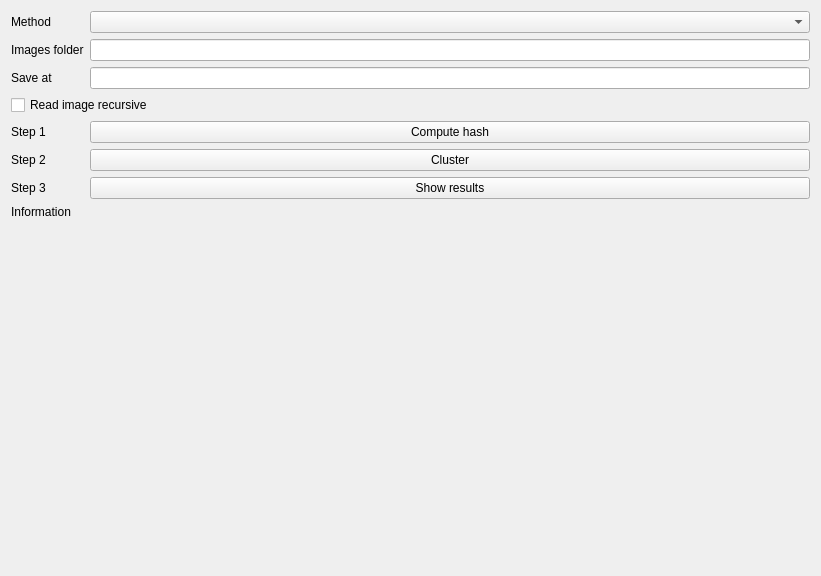
<?xml version="1.0" encoding="UTF-8"?>
<ui version="4.0">
 <class>cluster_similar_images</class>
 <widget class="QWidget" name="cluster_similar_images">
  <property name="geometry">
   <rect>
    <x>0</x>
    <y>0</y>
    <width>821</width>
    <height>576</height>
   </rect>
  </property>
  <property name="windowTitle">
   <string>Form</string>
  </property>
  <layout class="QGridLayout" name="gridLayout">
   <item row="4" column="0" colspan="3">
    <widget class="QCheckBox" name="checkBoxReadImageRecursive">
     <property name="text">
      <string>Read image recursive</string>
     </property>
    </widget>
   </item>
   <item row="1" column="0">
    <widget class="QLabel" name="label_2">
     <property name="sizePolicy">
      <sizepolicy hsizetype="Maximum" vsizetype="Preferred">
       <horstretch>0</horstretch>
       <verstretch>0</verstretch>
      </sizepolicy>
     </property>
     <property name="text">
      <string>Images folder</string>
     </property>
    </widget>
   </item>
   <item row="0" column="1" colspan="2">
    <widget class="QComboBox" name="comboBoxGraphBasedMethod"/>
   </item>
   <item row="3" column="1" colspan="2">
    <widget class="QLineEdit" name="lineEditSaveAt">
     <property name="text">
      <string/>
     </property>
    </widget>
   </item>
   <item row="0" column="0">
    <widget class="QLabel" name="label">
     <property name="text">
      <string>Method</string>
     </property>
    </widget>
   </item>
   <item row="3" column="0">
    <widget class="QLabel" name="label_3">
     <property name="text">
      <string>Save at</string>
     </property>
    </widget>
   </item>
   <item row="9" column="2">
    <spacer name="verticalSpacer">
     <property name="orientation">
      <enum>Qt::Vertical</enum>
     </property>
     <property name="sizeHint" stdset="0">
      <size>
       <width>20</width>
       <height>396</height>
      </size>
     </property>
    </spacer>
   </item>
   <item row="1" column="1" colspan="2">
    <widget class="QLineEdit" name="lineEditFolderOfImages"/>
   </item>
   <item row="8" column="0">
    <widget class="QLabel" name="labelInformation">
     <property name="text">
      <string>Information</string>
     </property>
    </widget>
   </item>
   <item row="7" column="1" colspan="2">
    <widget class="QPushButton" name="pushButtonShowResults">
     <property name="text">
      <string>Show results</string>
     </property>
    </widget>
   </item>
   <item row="6" column="1" colspan="2">
    <widget class="QPushButton" name="pushButtonCluster">
     <property name="text">
      <string>Cluster</string>
     </property>
    </widget>
   </item>
   <item row="5" column="1" colspan="2">
    <widget class="QPushButton" name="pushButtonComputeHash">
     <property name="text">
      <string>Compute hash</string>
     </property>
    </widget>
   </item>
   <item row="5" column="0">
    <widget class="QLabel" name="label_4">
     <property name="text">
      <string>Step 1</string>
     </property>
    </widget>
   </item>
   <item row="6" column="0">
    <widget class="QLabel" name="label_5">
     <property name="text">
      <string>Step 2</string>
     </property>
    </widget>
   </item>
   <item row="7" column="0">
    <widget class="QLabel" name="label_6">
     <property name="text">
      <string>Step 3</string>
     </property>
    </widget>
   </item>
  </layout>
 </widget>
 <resources/>
 <connections/>
</ui>
